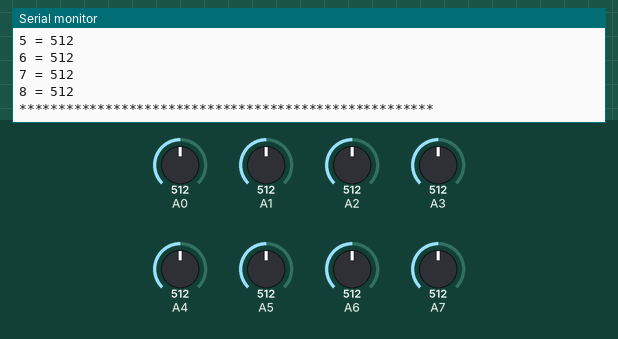
This sketch was run on a simulated Arduino Nano, built with avr-gcc and run on an emulated ATmega328P. Parts: the last lines printed to the serial monitor. Inputs (shaded band) come from the test bench; at power-on: A0 = 512, A1 = 512, A2 = 512, A3 = 512, A4 = 512, A5 = 512, A6 = 512, A7 = 512.

Above: at 2.9 s.
3.0 s: A0 set to 716
At 4.31 s:
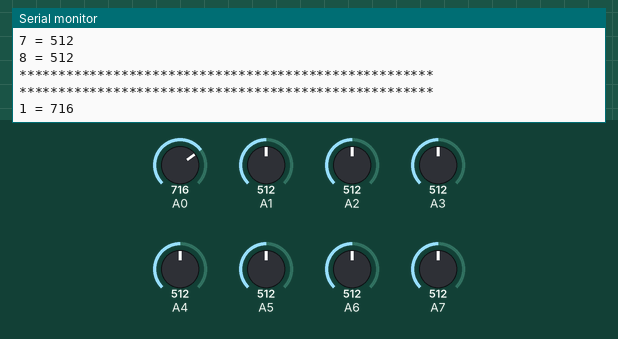
5.8 s: A1 set to 716
At 8.56 s:
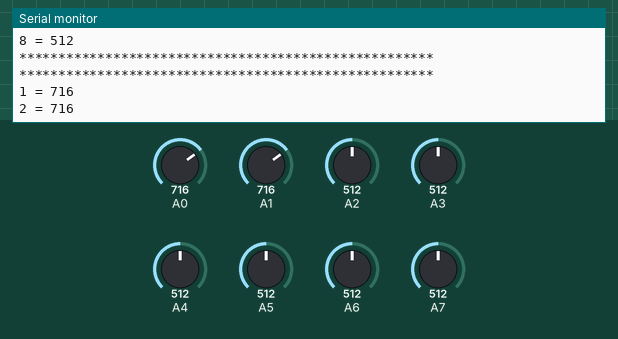
8.6 s: A2 set to 716
At 9.4 s:
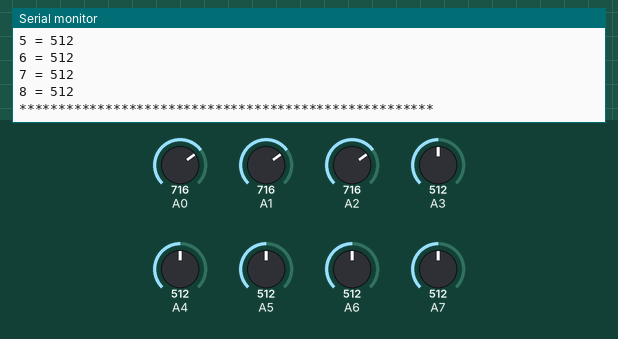
11.4 s: A3 set to 716
14.2 s: A4 set to 716
17.0 s: A5 set to 716
Timing chart, 0 to 20.0 s (numbered marks = the images above; inputs shaded):
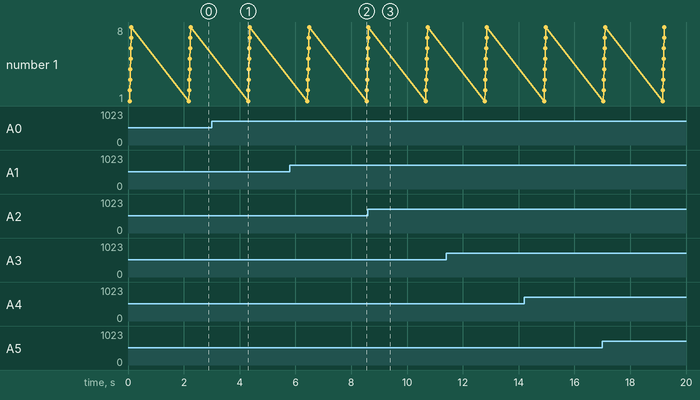

Measured:
- after the input at 3.0 s, the serial monitor: prints a new line after 1.3 s (image 1)
- after the input at 5.8 s, the serial monitor: prints a new line after 0.64 s (image 2)

The sketch:

sketch_apr09a.ino
```cpp
int s1=0,s2=0,s3=0,s4=0,s5=0,s6=0,s7=0,s8=0;
void setup() {
  // put your setup code here, to run once:

Serial.begin(9600);
}

void loop() {
  // put your main code here, to run repeatedly:

s1 = analogRead(A0);
s2 = analogRead(A1);
s3 = analogRead(A2);
s4 = analogRead(A3);
s5 = analogRead(A4);
s6 = analogRead(A5);
s7 = analogRead(A6);
s8 = analogRead(A7);
Serial.println("*****************************************************");
Serial.print("1 = ");
Serial.println(s1);
Serial.print("2 = ");
Serial.println(s2);
Serial.print("3 = ");
Serial.println(s3);
Serial.print("4 = ");
Serial.println(s4);
Serial.print("5 = ");
Serial.println(s5);
Serial.print("6 = ");
Serial.println(s6);
Serial.print("7 = ");
Serial.println(s7);
Serial.print("8 = ");
Serial.println(s8);
Serial.println("*****************************************************");
delay(2000);
}
```
